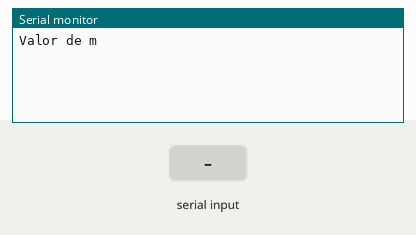
Recording of a sketch running on a simulated Arduino Uno, built with avr-gcc and run on an emulated ATmega328P. Shown: the last lines printed to the serial monitor. The test bench sets the inputs (shaded band).

Above: at 1.2 s.
1.3 s: "90,45,200\n" received over Serial
At 2.0 s:
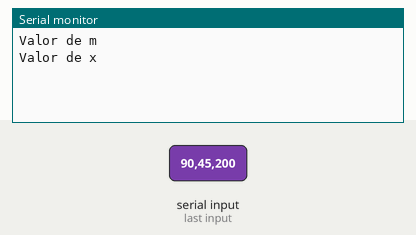
3.0 s: "30,150,10\n" received over Serial
At 3.6 s:
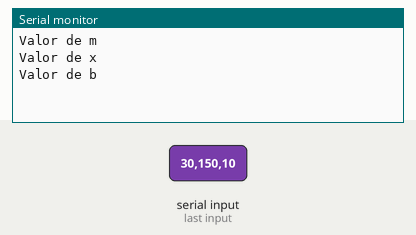
4.6 s: "90,45\n" received over Serial
At 5.3 s:
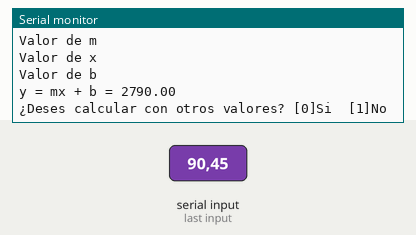

The sketch:

E_05_Ecuacion.ino
```cpp
void setup() {
  // put your setup code here, to run once:
  Serial.begin(9600);
  Serial.setTimeout(10);

}
int estado = 0;
float m;
float x;
float b;
void loop() {
  // put your main code here, to run repeatedly:
  if (estado == 0){
    Serial.println("Valor de m");
    estado = estado + 1;
  }
  else if (estado == 1){
    if (Serial.available() > 0){
      float v = Serial.readString().toFloat();
      m = v;
      estado++;
    }
  }
  else if (estado == 2){
    Serial.println("Valor de x");
    estado = estado + 1;
  }
  else if (estado == 3){
    if (Serial.available() > 0){
      float v = Serial.readString().toFloat();
      x = v;
      estado++;
    }
  }
  else if (estado == 4){
    Serial.println("Valor de b");
    estado = estado + 1;
  }
  else if (estado == 5){
    if (Serial.available() > 0){
      float v = Serial.readString().toFloat();
      b = v;
      estado++;
    }
  }
  else if (estado == 6){
    float y = m * x + b;
    Serial.println("y = mx + b = " + String(y));
    estado++;
  }
  else if (estado == 7){
    Serial.println("¿Deses calcular con otros valores? [0]Si  [1]No");
    estado++;
  }
  else if (estado == 8){
    if (Serial.available() > 0){
      int v = Serial.readString().toInt();
      if (v == 0){
        estado = 0;
      } else {
        estado = 7;
      }
    }
  }
  delay(100);
}
```

Measured:
- after the input at 1.3 s, the serial monitor: prints a new line after 0.21 s (image 1)
- after the input at 3.0 s, the serial monitor: prints a new line after 0.12 s (image 2)
- after the input at 4.6 s, the serial monitor: prints a new line after 0.13 s (image 3)
